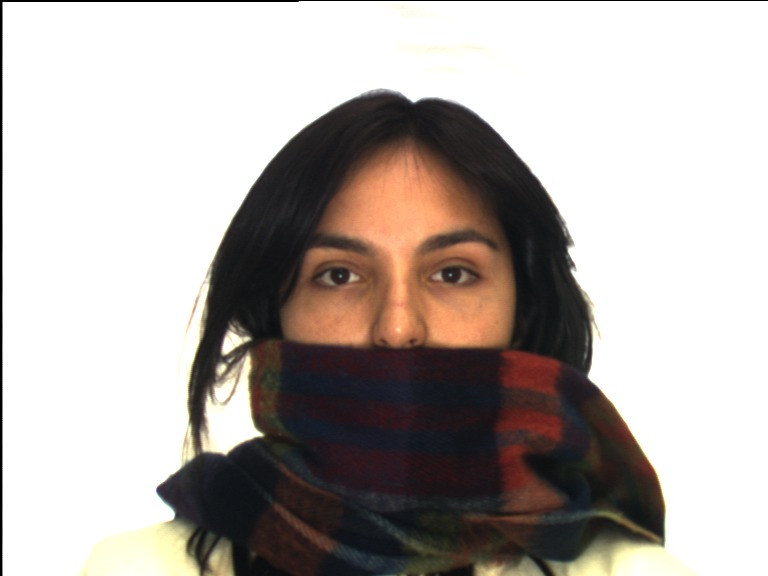
#> input picture CNN/images/test/AR_w-050-11.jpg, 768 x 576 px
$ python simple_face_detection_fcv_submission.py CNN/images/test/AR_w-050-11.jpg out.png
#> lines starting #> are read from the running program, lines starting #| are printed output that depends on the picture; after the words box and inside, x2 and y2 are one past the last pixel; in counts of white or black regions, pixels touching at a corner belong together
import cv2
import sys
import os
import matplotlib.pyplot as plt
from imutils import face_utils
from collections import OrderedDict

# Define tests array
tests = []

# Load the Haar cascades
face_cascade = cv2.CascadeClassifier('haarcascade_frontalface_default.xml')
eyes_cascade = cv2.CascadeClassifier('haarcascade_eye.xml')

# Define function that will do detection
def detect(gray, frame):
    """ Input = greyscale image or frame from video stream
        Output = Image with rectangle box in the face
    """
    # Now get the tuples that detect the faces using above cascade
    faces = face_cascade.detectMultiScale(gray, 1.3, 5)
    # faces are the tuples of 4 numbers
    # x,y => upperleft corner coordinates of face
    # width(w) of rectangle in the face
    # height(h) of rectangle in the face
    # grey means the input image to the detector
    # 1.3 is the kernel size or size of image reduced when applying the detection
    # 5 is the number of neighbors after which we accept that is a face

    # visualize de rectangles
    for (x, y, w, h) in faces:
        cv2.rectangle(frame, (x, y), (x+w, y+h), (255, 0, 0), 2)
        roi_gray = gray[y:y+h, x:x+w]
        roi_color = frame[y:y+h, x:x+w]
        eyes = eyes_cascade.detectMultiScale(roi_gray)
        eyes_red_percentages = []
        for (ex, ey, ew, eh) in eyes:
            eyes_red_percentages.append(red_eye_test(roi_color, ex, ey, ew, eh))
            centre = (ex+(ew//2), ey+(eh//2))
            new_ex = centre[0] - (ew//4)
            new_ey = centre[1] - (eh//4)
            cv2.rectangle(roi_color, (new_ex, new_ey), ((new_ex+ew//2), (new_ey+eh//2)), (0, 255, 0), 2)
            cv2.imshow('img', frame)

        mean = sum(eyes_red_percentages)/2
        tests.append(["Test_14", f(mean)])
        output = face_utils.visualize_facial_landmarks(frame, roi_color)
        cv2.imshow("Image", output)
        cv2.waitKey(0)

    # Now iterate over the faces and detect eyes
    for (x, y, w, h) in faces:
        cv2.rectangle(frame, (x, y), (x+w, y+h), (255, 0, 0), 2)
        # Arguements => image, top-left coordinates, bottomright coordinates, color, rectangle border thickness
        # we now need two region of interests(ROI) grey and color for eyes one to detect and another to draw rectangle
        roi_gray = gray[y:y+h, x:x+w]
        roi_color = frame[y:y+h, x:x+w]
        # Detect eyes now
        eyes = eyes_cascade.detectMultiScale(roi_gray, 1.1, 3)
        eye_center = {}
        for counter, (ex, ey, ew, eh) in enumerate(eyes):
            cv2.rectangle(roi_color, (ex, ey), (ex+ew, ey+eh), (0, 255, 0), 2)
            eye_center[counter] = (ex+(ew/2), ey+(eh/2))
        if(len(eye_center) < 2):
            eye_center[0] = (0, 0)
            eye_center[1] = (0, 0)
    return eye_center[0], eye_center[1], frame

def red_eye_test(region, ex, ey, ew, eh):
    pixel_counter = 0.00
    red_pixel_counter = 0.00
    red_percentage = 0.00
    centre = (ex+(ew//2), ey+(eh//2))
    new_ex = centre[0] - (ew//4)
    new_ey = centre[1] - (eh//4)
    roi = region[new_ey:ey+eh, new_ex:ex+ew]
    for i in range(0, eh//2):
        for j in range(0, ew//2):
            pixel_counter += 1
            pixel = roi[i, j]
            if(130 < pixel[2] < 255 and pixel[0] < 100 and pixel[1] < 100):
                roi[i, j] = [255, 255, 0]
                red_pixel_counter += 1
    red_percentage = red_pixel_counter/pixel_counter
    return red_percentage

#function to get percentage
def f(x):
    return {
        (x<0.02): 100,
        (0.02<x<0.04): 90,
        (0.04<x<0.05): 80,
        (0.05<x<0.06): 70,
        (0.06<x<0.07): 60,
        (0.07<x<0.08): 50,
        (0.08<x<0.09): 40,
        (0.09<x<0.1): 30,
        (0.1<x<0.2): 20,
        (0.2<x<0.3): 10,
    }.get(True)

Eyes_landmarks = OrderedDict([("right_eye", (36,42)),("left_eye",(42,48))])

def vis(image,shape,colors=None, alpha=0.75):
    overlay = image.copy()
    output = image.copy()
    if colors is None:
        colors = [(158,263,32),(163,38,32)]
    for(i,name) in enumerate(Eyes_landmarks.keys()):
        (j,k) = Eyes_landmarks[name]
        pts = shape[j:k]

if(len(sys.argv) != 3):
    print('Check.exe <faceimagefile> <outputfile>')
    sys.exit(0)

image_file_name = sys.argv[1]
result_file_name = sys.argv[2]


frame = cv2.imread(image_file_name)
#> frame is the input picture: shape (576, 768, 3); mean B, G, R 169.4, 173.4, 180.5

gray = cv2.cvtColor(frame, cv2.COLOR_BGR2GRAY)
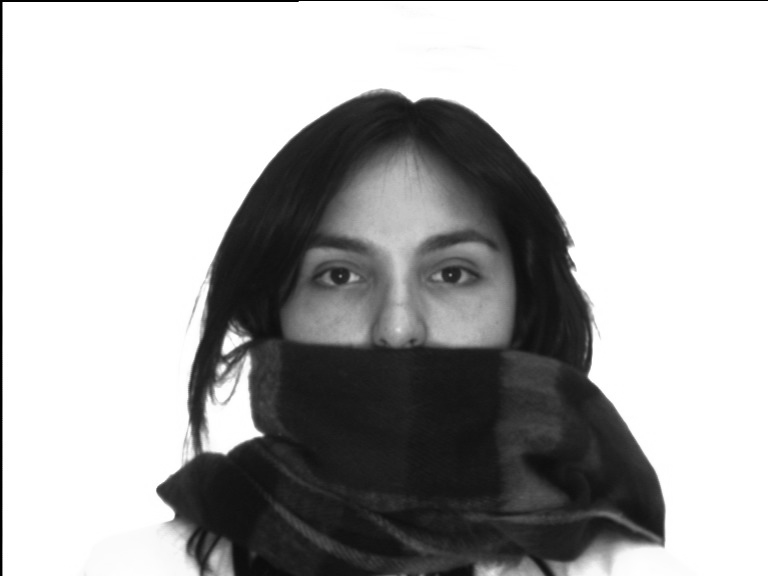
#> gray: shape (576, 768); min 0, max 255, mean 175.1

(left_eye_center_x, left_eye_center_y), (right_eye_center_x,
                                         right_eye_center_y), canvas = detect(gray, frame)
#> in detect, `faces = face_cascade.detectMultiScale(gray, 1.3, 5)`: faces = [[256, 172, 293, 293]]
#> the loop in detect, `for (x, y, w, h) in faces:` made 1 pass
#> (x, y, w, h, eyes) on pass 1: (256, 172, 293, 293, [[168, 73, 58, 58], [48, 74, 60, 60]])
#> pass 1, in detect, `roi_gray = gray[y:y+h, x:x+w]`:
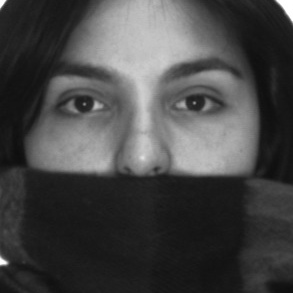
#> roi_gray: shape (293, 293); min 13, max 255, mean 70.5
#> pass 1, in detect, `roi_color = frame[y:y+h, x:x+w]`:
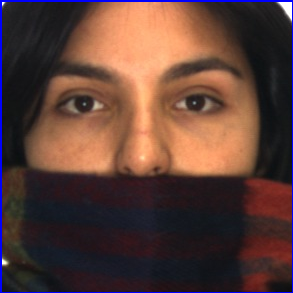
#> roi_color: shape (293, 293, 3); mean B, G, R 55.6, 62.1, 90.9
#> pass 1, in red_eye_test, `roi = region[new_ey:ey+eh, new_ex:ex+ew]`:
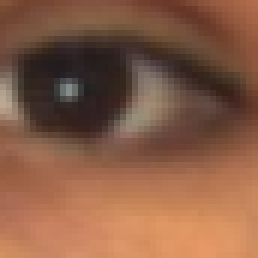
#> roi: shape (43, 43, 3) (shown 6 times larger); mean B, G, R 69.4, 92.4, 135.8
#> pass 1, in detect, `cv2.imshow('img', frame)`:
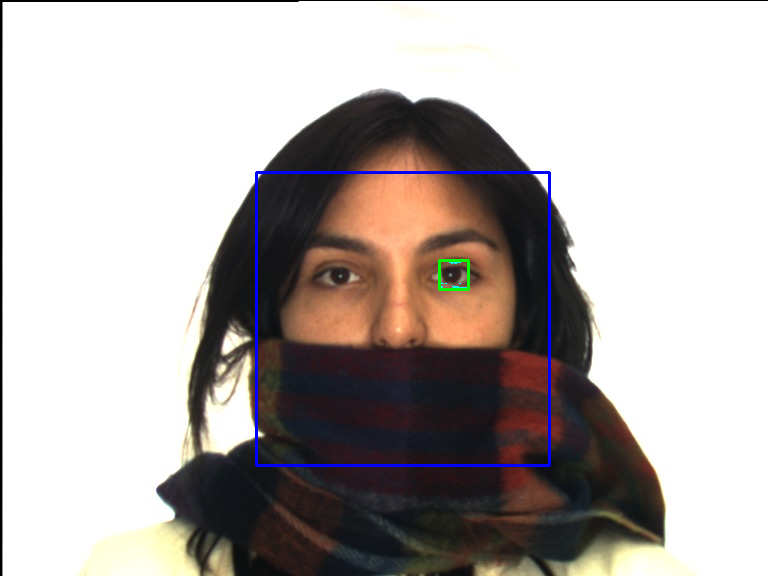
#> window 'img': shape (576, 768, 3); mean B, G, R 171, 173.2, 179.9
#> after the loop in detect, `for (x, y, w, h) in faces:`:
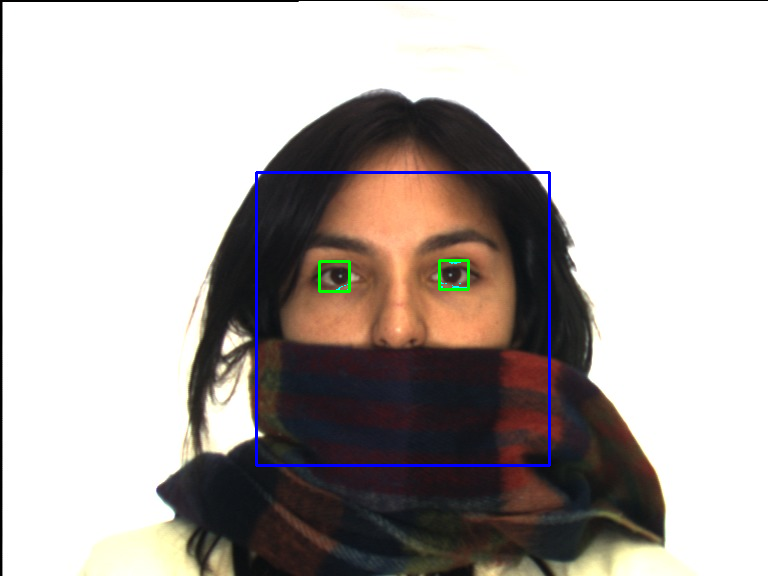
#> frame: shape (576, 768, 3); 0.97% of pixels changed, all inside (x1, y1, x2, y2) = (255, 171, 551, 467)
#> after the loop in detect, `for (x, y, w, h) in faces:`:
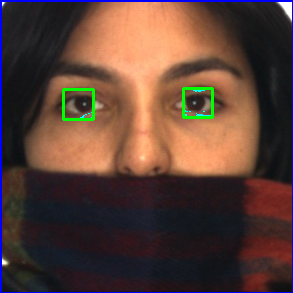
#> roi_color: shape (293, 293, 3); 0.89% of pixels changed, all inside (x1, y1, x2, y2) = (62, 87, 214, 121)
#> after the loop in detect, `for (x, y, w, h) in faces:`: tests = [['Test_14', 60]]
#> (the run stopped early here; a loop or call above may not have finished)

$ run again, on CNN/images/test/AR_w-050-24.jpg
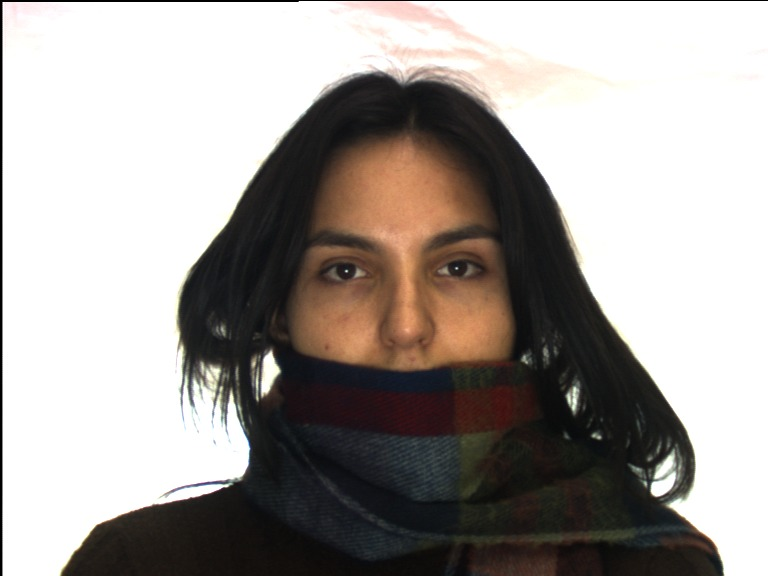
#> input picture CNN/images/test/AR_w-050-24.jpg, 768 x 576 px
#> frame is the input picture: shape (576, 768, 3); mean B, G, R 154.3, 158, 163.4
#> faces = [[260, 160, 293, 293]]
#> the loop in detect, `for (x, y, w, h) in faces:` made 1 pass
#> (x, y, w, h, eyes) on pass 1: (260, 160, 293, 293, [[168, 79, 59, 59], [51, 82, 58, 58]])
#> after the loop in detect, `for (x, y, w, h) in faces:`:
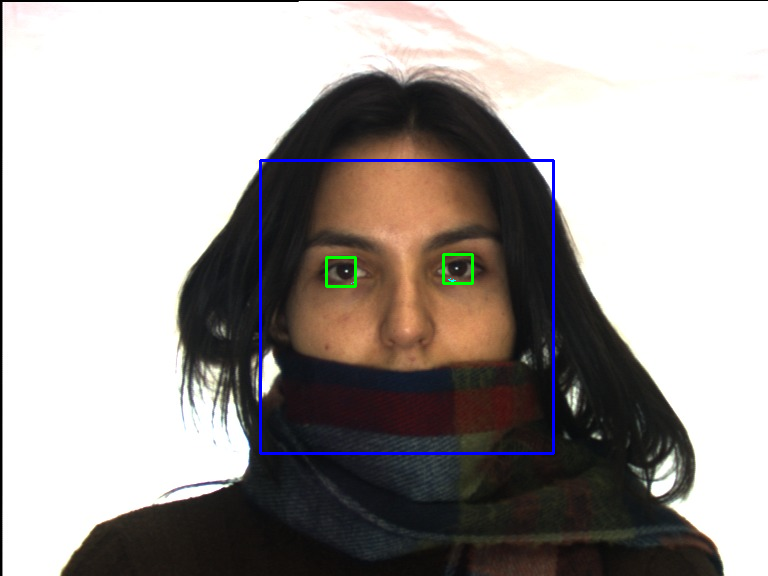
#> frame: shape (576, 768, 3); 0.95% of pixels changed, all inside (x1, y1, x2, y2) = (259, 159, 555, 455)
#> after the loop in detect, `for (x, y, w, h) in faces:`:
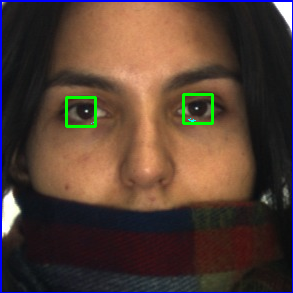
#> roi_color: shape (293, 293, 3); mean B, G, R 52.7, 62.8, 83.7
#> after the loop in detect, `for (x, y, w, h) in faces:`: tests = [['Test_14', 100]]
